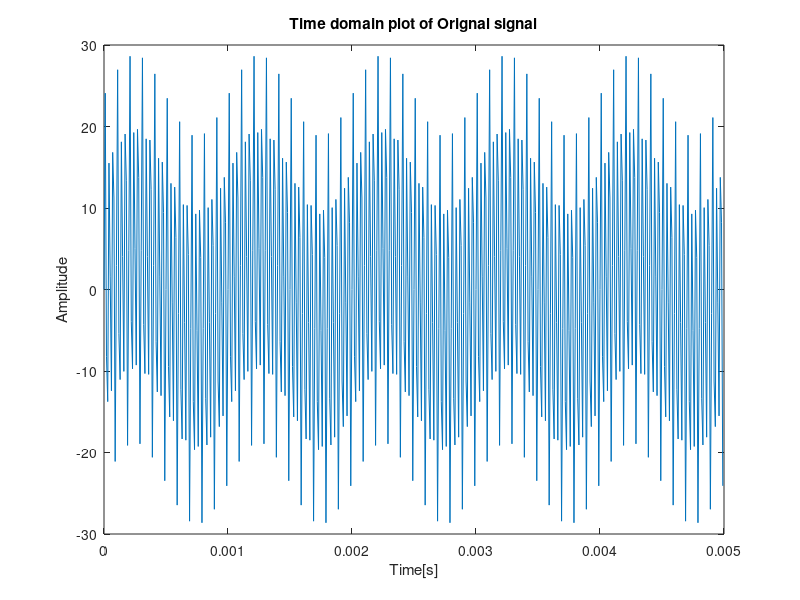
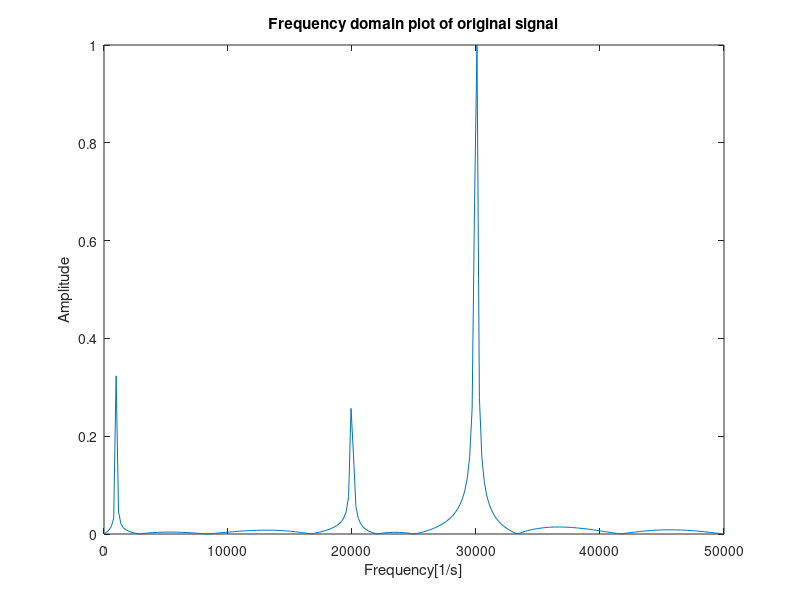
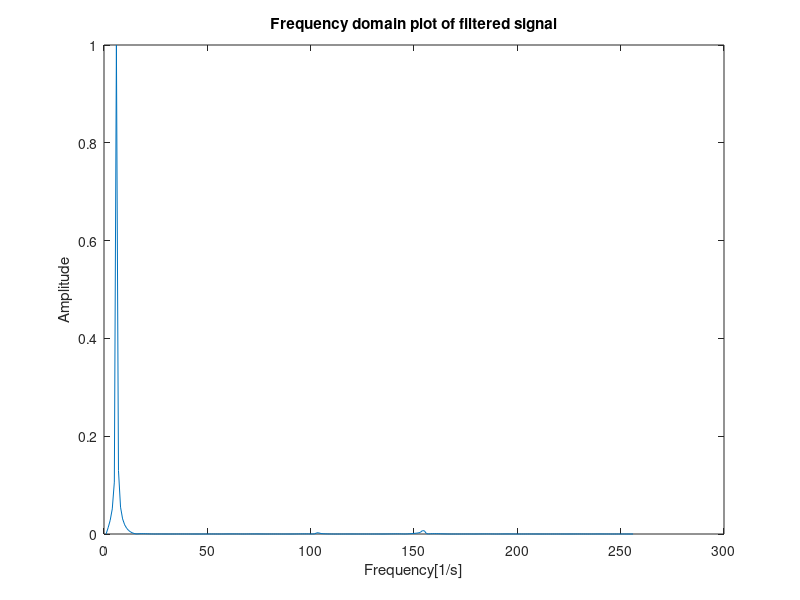

Write the MATLAB code that produced these figures, in order. (Note: this script raises an error after producing the figures.)
%Creating a simple acoustic signal with noises
Fs=100e3; %Sampling Frequency (At least twice the input frequency)
Ts=1/Fs; %Sampling Period
dt=0:Ts:5e-3-Ts; %Signal duration of 5ms
f1=1e3;
f2=20e3;
f3=30e3;
y=5*sin(2*pi*f1*dt)+5*sin(2*pi*f2*dt)+20*sin(2*pi*f3*dt);
figure(1);plot(dt,y);title('Time domain plot of Orignal signal');
xlabel('Time[s]');
ylabel('Amplitude');

%Apply FFT to the signal to get frequency components of the signal
nfft=length(y); %Length of signal in frequency domain
nfft2=2.^nextpow2(nfft); %Length of signal in frequency domain, using base 2
fy=fft(y,nfft2);
fy=fy(1:nfft2/2); %nfft/2 to only get the LHS of the freq value
xfft=Fs*(0:nfft2/2-1)/nfft2; %Assign x-axis of frequency domain signal
%fft returns complex number, abs function is used to get the absolute value
figure(2);plot(xfft,abs(fy/max(fy)));title('Frequency domain plot of original signal');
xlabel('Frequency[1/s]');
ylabel('Amplitude');

%Create low-pass filter
fc=1.5e3/Fs/2; %Normalizing Cut-off frequency to Nyquist Frequency 
order=45;
h=fir1(order,fc);
fh=fft(h,nfft2); %Transform filter from time domain to frequency domain
fh=fh(1:nfft2/2); %Taking only the positive side of the function
output=fh.*fy;
figure(3);plot(abs(output/max(output)));title('Frequency domain plot of filtered signal')
xlabel('Frequency[1/s]');
ylabel('Amplitude');

%Use Inverse FFt to get output in time domain
toutput=ifft(output,'symmetric');
figure(4);plot(toutput);title('Time domain plot of filtered signal')
xlabel('Time[s]');
ylabel('Amplitude');
